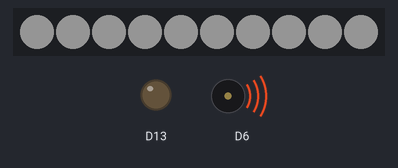
Bench run of a sketch on a simulated Adafruit Circuit Playground Express. On the bench: 10 RGB LEDs in strip order, left to right, output pins drawn as LEDs (lit = HIGH), buzzer (waves = sounding). Dim RGB values are drawn brighter than linear.

Above: at 0.1 s.
At 10.09 s:
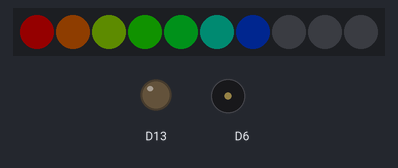
At 19.78 s:
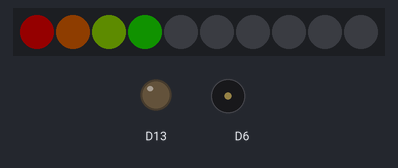
At 39.3 s:
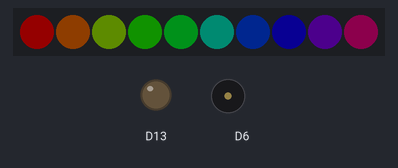
Timing chart, 0 to 40.0 s (numbered marks = the images above):
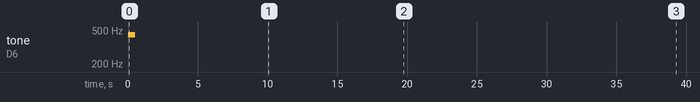

The sketch:

sensor_sound_demo.ino
```cpp
//demo for capacity (touch) sensors, and tones

//included libraries
#include <Adafruit_CircuitPlayground.h>

uint8_t pixeln = 0;         //the starting pixel in the rainbow sequence
int r=255, g=255, b=255;    //the r, g, and b numerical values

//starting code, runs once
void setup(){
  Serial.begin(9600);
  CircuitPlayground.begin();
}

//repeating code, as long as the circuit playground as power this code will repeat
void loop(){
  //for each sensor numbered between 0 and 9 inclusive the corresponding led is turned on when touched
  for(int i=0; i<=9; i++){
    if(CircuitPlayground.readCap(i) > 20){
      CircuitPlayground.setPixelColor(i, r, g, b);
    } else {
      CircuitPlayground.setPixelColor(i,0,0,0);
    }
  }

  //sensor 10, plays a tone while touch
  if(CircuitPlayground.readCap(10) > 20){
    CircuitPlayground.playTone(440, 500); //plays a tone at 440 Hz for 500 milliseconds
  }

  //sensor 12, when touched makes a rainbow sequence of all 10 pixels
  while(CircuitPlayground.readCap(12) > 20){
    //sets pixeln to colorWheel at 25*pixeln
    CircuitPlayground.setPixelColor(pixeln++, CircuitPlayground.colorWheel(25 * pixeln));

    //delays the entire program for 100 milliseconds
    delay(100);

    //clears all the pixels and resets pixeln to 0
    if(pixeln==11){
      CircuitPlayground.clearPixels();
      pixeln=0;
    }
  }

}
```

Measured:
- by itself, tone on D6: silent → 440 Hz at 0.01 s, → silent 0.50 s later
